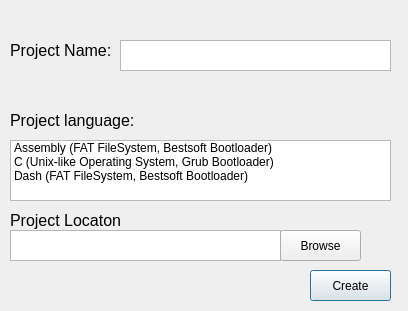
<?xml version="1.0" encoding="UTF-8"?>
<ui version="4.0">
 <class>New</class>
 <widget class="QDialog" name="New">
  <property name="geometry">
   <rect>
    <x>0</x>
    <y>0</y>
    <width>408</width>
    <height>311</height>
   </rect>
  </property>
  <property name="windowTitle">
   <string>Dialog</string>
  </property>
  <widget class="QPlainTextEdit" name="plainTextEdit">
   <property name="geometry">
    <rect>
     <x>120</x>
     <y>40</y>
     <width>271</width>
     <height>31</height>
    </rect>
   </property>
   <property name="font">
    <font>
     <pointsize>12</pointsize>
    </font>
   </property>
  </widget>
  <widget class="QLabel" name="label">
   <property name="geometry">
    <rect>
     <x>10</x>
     <y>40</y>
     <width>111</width>
     <height>21</height>
    </rect>
   </property>
   <property name="font">
    <font>
     <pointsize>12</pointsize>
    </font>
   </property>
   <property name="text">
    <string>Project Name:</string>
   </property>
  </widget>
  <widget class="QListWidget" name="listWidget">
   <property name="geometry">
    <rect>
     <x>10</x>
     <y>140</y>
     <width>381</width>
     <height>61</height>
    </rect>
   </property>
   <item>
    <property name="text">
     <string>Assembly (FAT FileSystem, Bestsoft Bootloader)</string>
    </property>
   </item>
   <item>
    <property name="text">
     <string>C (Unix-like Operating System, Grub Bootloader)</string>
    </property>
   </item>
   <item>
    <property name="text">
     <string>Dash (FAT FileSystem, Bestsoft Bootloader)</string>
    </property>
   </item>
  </widget>
  <widget class="QLabel" name="label_2">
   <property name="geometry">
    <rect>
     <x>10</x>
     <y>110</y>
     <width>151</width>
     <height>21</height>
    </rect>
   </property>
   <property name="font">
    <font>
     <pointsize>12</pointsize>
    </font>
   </property>
   <property name="text">
    <string>Project language:</string>
   </property>
  </widget>
  <widget class="QPushButton" name="pushButton">
   <property name="geometry">
    <rect>
     <x>310</x>
     <y>270</y>
     <width>81</width>
     <height>31</height>
    </rect>
   </property>
   <property name="text">
    <string>Create</string>
   </property>
  </widget>
  <widget class="QPlainTextEdit" name="plainTextEdit_2">
   <property name="geometry">
    <rect>
     <x>10</x>
     <y>230</y>
     <width>271</width>
     <height>31</height>
    </rect>
   </property>
   <property name="font">
    <font>
     <pointsize>12</pointsize>
    </font>
   </property>
  </widget>
  <widget class="QPushButton" name="pushButton_2">
   <property name="geometry">
    <rect>
     <x>280</x>
     <y>230</y>
     <width>81</width>
     <height>31</height>
    </rect>
   </property>
   <property name="text">
    <string>Browse</string>
   </property>
  </widget>
  <widget class="QLabel" name="label_3">
   <property name="geometry">
    <rect>
     <x>10</x>
     <y>210</y>
     <width>111</width>
     <height>21</height>
    </rect>
   </property>
   <property name="font">
    <font>
     <pointsize>12</pointsize>
    </font>
   </property>
   <property name="text">
    <string>Project Locaton:</string>
   </property>
  </widget>
 </widget>
 <resources/>
 <connections/>
</ui>
